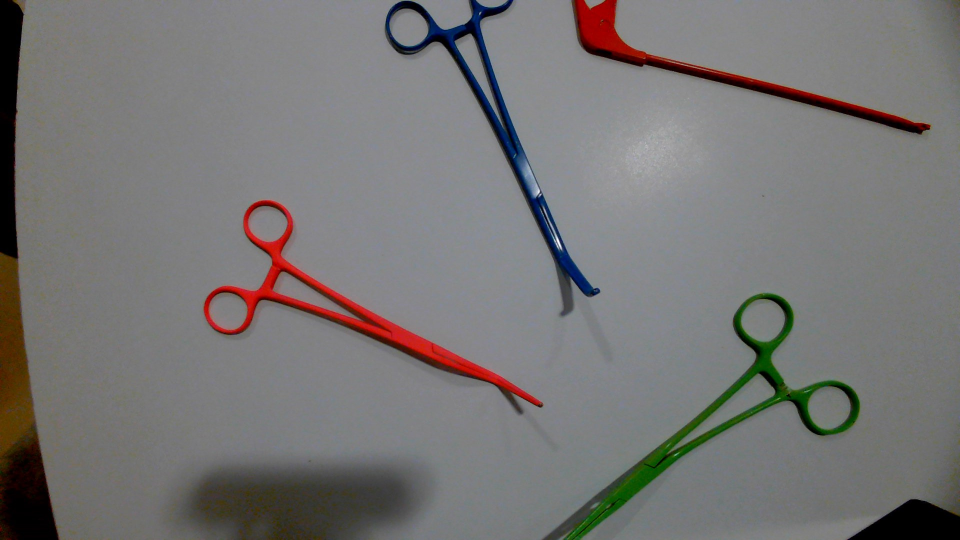
#> input picture Python/Robotica-Vision/Images/WIN_20240528_11_01_51_Pro.jpg, 1920 x 1080 px, given in place of the camera (shown at 1/2 size)
$ python main.py
#> lines starting #> are read from the running program, lines starting #| are printed output that depends on the picture; after the words box and inside, x2 and y2 are one past the last pixel; in counts of white or black regions, pixels touching at a corner belong together
### Python/Robotica-Vision/frame.py
import cv2 as cv
import numpy as np

from brick import Brick
from color import Color
from geometry_utils import GeometryUtils
from instrument import Instrument
from target import Target


class Frame:
    def __init__(self, img, width=0, height=0):
        self.img = img
        self.width = width
        self.height = height
        self.img = cv.resize(self.img, (width, height))
        self.gray_image = cv.cvtColor(self.img, cv.COLOR_BGR2GRAY)
        self.hsv_image = cv.cvtColor(self.img, cv.COLOR_BGR2HSV)
        self.contours, self.hierarchy = None, None
        self.instruments = []
        self.targets = []
        self.bricks = []

    def draw_contours(self):
        for contour in self.contours:
            cv.drawContours(self.img, [contour], -1, (0, 255, 0), 2)

    def find_instruments(self):
        contours = self.contours
        for index in range(len(contours)):
            contour = contours[index]
            area = cv.contourArea(contour)
            # area is calibrated based on the camera position and size of the instruments
            if 3000.0 < area < 4000:
                instrument = Instrument(contour, index, area)
                self.instruments.append(instrument)
                instrument.get_color(self.hsv_image)

    def find_children(self):
        for instrument in self.instruments:
            for j in range(len(self.hierarchy)):
                if self.hierarchy[j][3] == instrument.index and cv.contourArea(
                        self.contours[j]) > 1000:
                    child = self.contours[j]
                    instrument.add_child(child)

    # [6 lines left out: function draw_instruments, not called in this run]

    def print_instruments(self):
        for instrument in self.instruments:
            print(instrument.__str__())

    # [14 lines left out: functions find_targets, draw_targets, not called in this run]

    def print_targets(self):
        for target in self.targets:
            print(target.__str__())

    # [8 lines left out: function check_bull_color, not called in this run]

    def find_bricks(self):
        contours = self.contours
        for index in range(len(contours)):
            contour = contours[index]
            area = cv.contourArea(contour)
            if 300 < area < 500:
                approx = cv.approxPolyDP(contour, 0.04 * cv.arcLength(contour, True), True)
                if len(approx) == 4:
                    x, y, w, h = cv.boundingRect(contour)
                    ratio = float(w) / h
                    # Controleer of de verhouding dicht bij 1:1 ligt voor vierkanten en rechthoeken
                    if 1.5 > ratio > 1.2:
                        print(ratio)
                        brick = Brick(contour, index)
                        self.bricks.append(brick)
                        brick.get_color(self.hsv_image, self.gray_image)

    # [4 lines left out: function draw_bricks, not called in this run]

    def print_bricks(self):
        for brick in self.bricks:
            print(brick.__str__())

    def find_robot(self):
        self.find_bricks()
        for brick in self.bricks:
            cv.drawContours(self.img, [brick.body], -1, (0, 255, 0), 4)
        print(len(self.bricks))
        if len(self.bricks) == 1:
            return self.bricks[0].centroid
        else:
            amount_blue = []
            for brick in self.bricks:
                if brick.color == 'blue':
                    amount_blue.append(brick)
            if len(amount_blue) == 1:
                return amount_blue[0].centroid
        return self.width/2, self.height/2


    def show(self):
        cv.imshow('Result', self.img)

### Python/Robotica-Vision/instrument.py
import cv2 as cv
import numpy as np
from geometry_utils import GeometryUtils
from color_manager import ColorManager


def get_points(contour, centroid, type):
    hull = cv.convexHull(contour)

    extreme_left = tuple(hull[hull[:, :, 0].argmin()][0])
    extreme_right = tuple(hull[hull[:, :, 0].argmax()][0])
    extreme_top = tuple(hull[hull[:, :, 1].argmin()][0])
    extreme_bottom = tuple(hull[hull[:, :, 1].argmax()][0])

    points = np.array([extreme_left, extreme_right, extreme_top, extreme_bottom])

    distances_to_centroid = np.linalg.norm(points - centroid, axis=1)

    point_index = np.argmax(distances_to_centroid)
    point = points[point_index]

    remaining_points = np.delete(points, point_index, axis=0)

    handle1 = None
    handle2 = None

    if type == 'straight':
        direction = point - centroid
        perpendicular_direction = np.array([-direction[1], direction[0]])

        for pt in remaining_points:
            vector = pt - centroid
            dot_product_main = np.dot(vector, direction)
            dot_product_perp = np.dot(vector, perpendicular_direction)

            if dot_product_main > 0:
                if dot_product_perp > 0:
                    if handle1 is None or np.linalg.norm(pt - centroid) < np.linalg.norm(handle1 - centroid):
                        handle1 = pt
                else:
                    if handle2 is None or np.linalg.norm(pt - centroid) < np.linalg.norm(handle2 - centroid):
                        handle2 = pt
            else:
                if dot_product_perp > 0:
                    if handle1 is None or np.linalg.norm(pt - centroid) < np.linalg.norm(handle1 - centroid):
                        handle1 = pt
                else:
                    if handle2 is None or np.linalg.norm(pt - centroid) < np.linalg.norm(handle2 - centroid):
                        handle2 = pt
    elif type == 'crooked':
        # Define the line from point to centroid
        direction = point - centroid
        normal_direction = np.array([-direction[1], direction[0]])

        same_side_points = []

        for pt in remaining_points:
            vector = pt - centroid
            # Check if point is on the same side of the line
            dot_product = np.dot(vector, normal_direction)

            if dot_product > 0:
                same_side_points.append(pt)
            else:
                same_side_points.append(pt)

        # Ensure we have at least two points on the same side
        if len(same_side_points) >= 2:
            min_distance = float('inf')
            for i in range(len(same_side_points) - 1):
                for j in range(i + 1, len(same_side_points)):
                    dist = np.linalg.norm(same_side_points[i] - same_side_points[j])
                    if dist < min_distance:
                        min_distance = dist
                        handle1 = same_side_points[i]
                        handle2 = same_side_points[j]
        else:
            # This is a fallback in case our logic has an issue (shouldn't occur with proper input)
            if len(same_side_points) == 1:
                handle1 = same_side_points[0]

    categorized_points = {
        'handle1': handle1,
        'handle2': handle2,
        'point': point,
    }

    return categorized_points


def get_rotation(point, centroid):
    # Determine vector
    vector = point - centroid

    # Calculate orientation
    theta = np.arctan2(vector[1], vector[0])
    degrees = np.degrees(theta) + 90

    # Make sure angle is between 0 and 360
    if degrees < 0:
        degrees += 360

    return degrees


def get_instrument_type(body, centroid):
    distance = cv.pointPolygonTest(body, centroid, measureDist=False)
    if distance > 0:
        return 'straight'
    elif distance < 0:
        return 'crooked'
    else:
        return 'unknown'


class Instrument:
    def __init__(self, body, index, area):
        self.color = ""
        self.hsv = []
        self.body = body
        self.index = index
        self.area = area
        self.children = []
        self.centroid = GeometryUtils.calculate_centroid(body)
        self.type = get_instrument_type(body, self.centroid)
        self.points = get_points(body, self.centroid, self.type)
        self.rotation = get_rotation(self.points["point"], self.centroid)
        self.direction = 'Not found'

    def __str__(self):
        return "Instrument (" + str(self.index) + "): centroid:" + self.centroid.__str__() + ", color: " + self.color + ", rotation: "\
            + str(self.rotation) + ", area: " + str(self.area) + ", type: " + self.type +", direction: "+ self.direction +", hsv: "+ str(self.hsv) + "\n"

    def add_child(self, child):
        """Add a child contour to the instrument."""
        self.children.append(child)

    # [7 lines left out: function draw_points, not called in this run]

    def get_color(self, hsv_image):
        color_manager = ColorManager()
        mask = np.zeros(hsv_image.shape[:2], np.uint8)
        contours = [self.body] + self.children
        cv.drawContours(mask, contours, -1, 255, -1)
        mean = cv.mean(hsv_image, mask=mask)
        self.hsv = mean
        primary_colors = color_manager.primary_colors
        colors = color_manager.colors
        h = mean[0]
        s = mean[1]
        v = mean[2]
        for color_name in primary_colors:
            if color_name in colors:
                color = colors[color_name]
                if color.is_color(h, s, v):
                    self.color = color_name
                    break
        if self.color == "":
            self.color = 'silver'

### Python/Robotica-Vision/color.py
import cv2 as cv


class Color:
    def __init__(self, name, lower_bound, upper_bound):
        self.name = name
        self.lower_bound = lower_bound
        self.upper_bound = upper_bound

    def get_mask(self, hsv_frame):
        return cv.inRange(hsv_frame, self.lower_bound, self.upper_bound)

    def is_color(self, h, s, v):
        upper = self.upper_bound
        lower = self.lower_bound
        return lower[0] < h < upper[0] and lower[1] < s < upper[1] and lower[2] < v < upper[2]

### Python/Robotica-Vision/color_manager.py
from color import Color


class ColorManager:
    def __init__(self):
        self.colors = {
            "red": Color("red", [0, 50, 0], [39, 256, 256]),
            "green": Color("green", [40, 30, 0], [70, 256, 256]),
            "blue": Color("blue", [80, 30, 50], [140, 256, 256]),
            "pink": Color("pink", [150, 0, 0], [180, 256, 256]),
        }
        self.primary_colors = ['red', 'green', 'blue', 'pink', 'silver']

    def get_primary_colors(self):
        return self.primary_colors

    def get_colors(self):
        return self.colors

### Python/Robotica-Vision/geometry_utils.py
import numpy as np
import cv2 as cv
import math


class GeometryUtils:
    # [31 lines left out: functions predict_future_positions, is_ellipse, not called in this run]

    @staticmethod
    def calculate_distance(centroid1, centroid2):
        return math.sqrt((centroid1[0] - centroid2[0]) ** 2 + (centroid1[1] - centroid2[1]) ** 2)

    @staticmethod
    def find_closest_object(point, objects):
        min_distance = float('inf')
        closest_obj = None
        for other_obj in objects:
            distance = GeometryUtils.calculate_distance(point, other_obj.centroid)
            if distance < min_distance:
                min_distance = distance
                closest_obj = other_obj
        return closest_obj, min_distance

    @staticmethod
    def calculate_centroid(body):
        """Calculate the centroid of a contour body."""
        M = cv.moments(body)
        if M["m00"] != 0:
            return int(M["m10"] / M["m00"]), int(M["m01"] / M["m00"])
        else:
            return 0, 0

    # [16 lines left out: functions determine_direction, get_direction_and_speed, not called in this run]

### Python/Robotica-Vision/brick.py
import cv2 as cv
import numpy as np
from color_manager import ColorManager
from geometry_utils import GeometryUtils


class Brick:
    def __init__(self, body, index):
        self.color = ""
        self.hsv = []
        self.index = index
        self.body = body
        self.centroid = GeometryUtils.calculate_centroid(body)
        self.direction = 'Not found'

    # [4 lines left out: function __str__, not called in this run]

    def get_color(self, hsv_image, gray_image):
        color_manager = ColorManager()
        mask = np.zeros(gray_image.shape, dtype=np.uint8)
        cv.circle(mask, self.centroid, 4, (255, 255, 255), -1)
        mean = cv.mean(hsv_image, mask=mask)
        mask2 = np.zeros(gray_image.shape, dtype=np.uint8)
        cv.drawContours(mask2, [self.body], -1, (255, 255, 255), -1)
        mean2 = cv.mean(hsv_image, mask=mask)
        h = mean[0]
        s = mean[1]
        v = mean[2]
        self.hsv = mean2
        primary_colors = color_manager.primary_colors
        colors = color_manager.colors
        for color_name in primary_colors:
            if color_name in colors:
                color = colors[color_name]
                if color.is_color(h, s, v):
                    self.color = color_name
                    break
        if self.color == "":
            self.color = 'silver'

### Python/Robotica-Vision/robot.py
import cv2 as cv
import numpy as np
from geometry_utils import GeometryUtils
from color_manager import ColorManager


class Robot:
    def __init__(self):
        self.mode = 'instruments'
        self.location = (0, 0)

    def get_mode(self):
        # use http post request to get mode
        return self.mode

### Python/Robotica-Vision/main.py
import cv2 as cv

from frame import Frame
from geometry_utils import GeometryUtils
from robot import Robot

def main():
    vid = cv.VideoCapture(0, cv.CAP_DSHOW)
    previous_objects = []
    direction = 'Stationary'
    robot = Robot()

    while True:
        mode = robot.get_mode()
        ret, img = vid.read()
#> img is the input picture: shape (1080, 1920, 3); mean B, G, R 116.2, 116.8, 118.5
        time = 1
        img = cv.imread('Images/webcam.png')
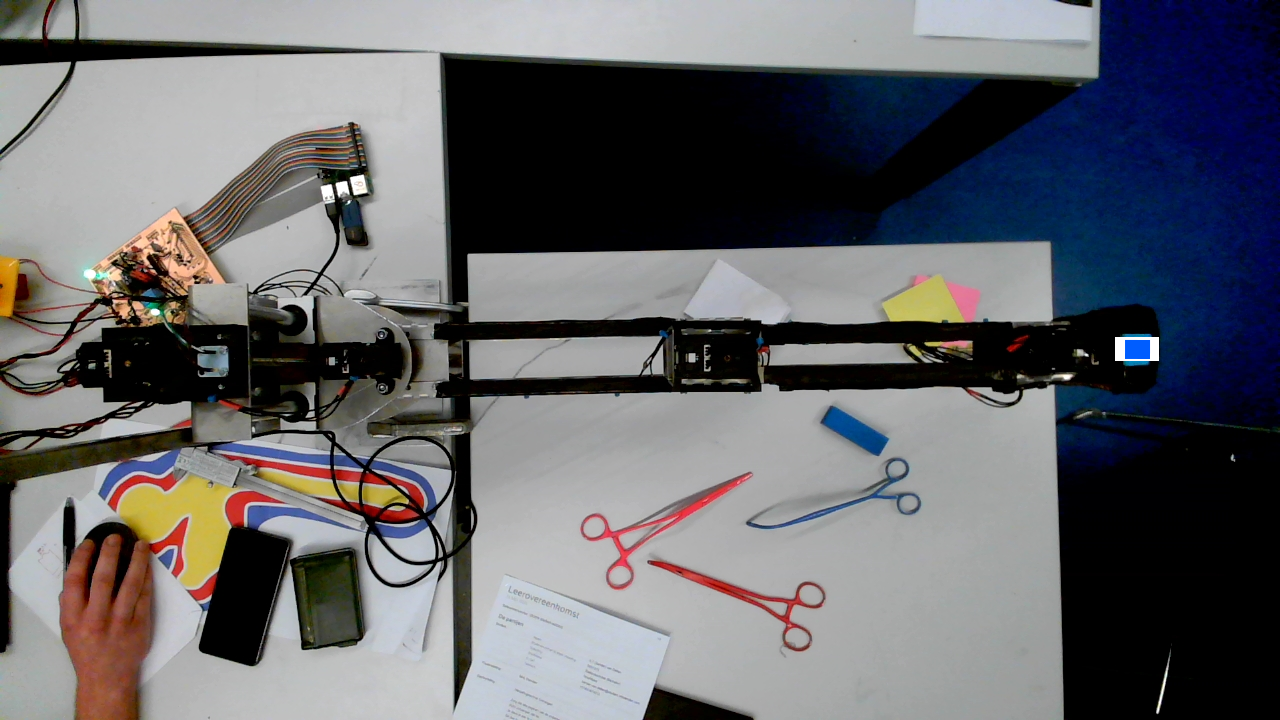
#> input picture Python/Robotica-Vision/Images/webcam.png, 1280 x 720 px
#> img is the input picture: shape (720, 1280, 3); mean B, G, R 106, 101.7, 101.6
        if ret:
            frame = Frame(img, 1280, 720)
            if mode == 'instruments':
                gray_blurred = cv.GaussianBlur(frame.gray_image, (5, 5), 0)
                _, thresh = cv.threshold(gray_blurred, 127, 255, cv.THRESH_BINARY)
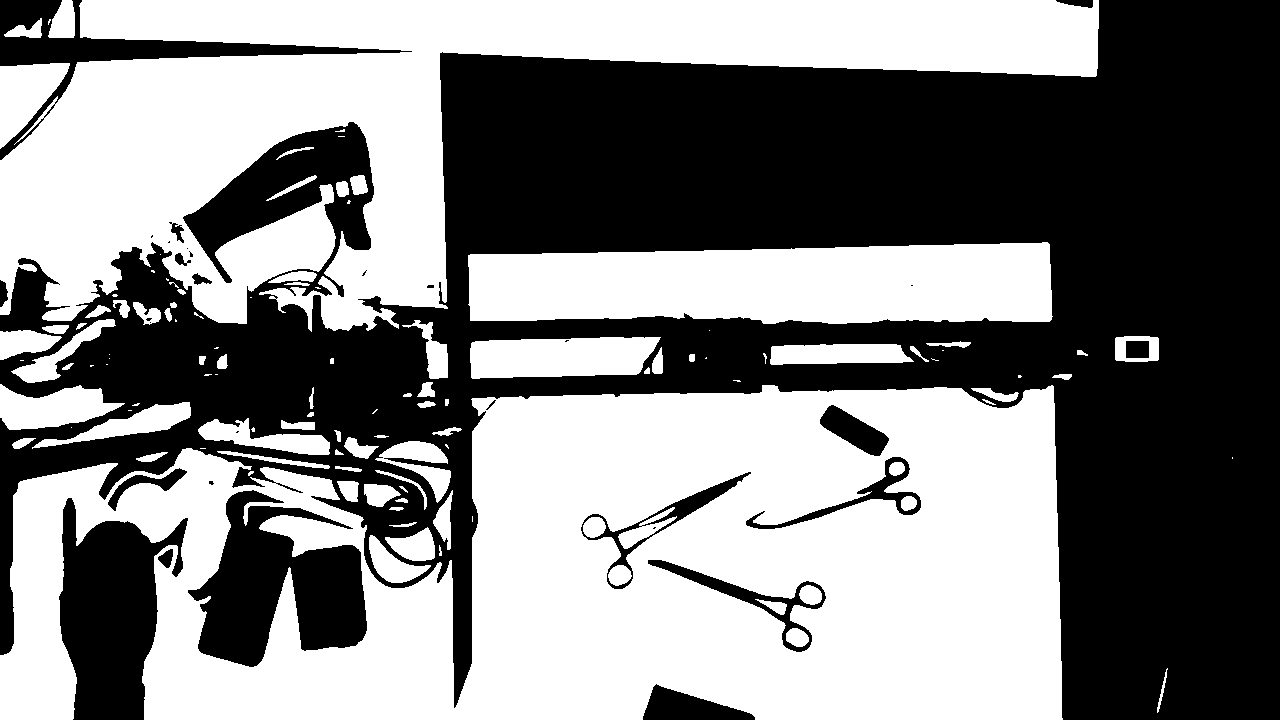
#> thresh: shape (720, 1280); 51.2% white; 31 black regions (12 under 20 px)
                frame.contours, hierarchy = cv.findContours(thresh, cv.RETR_TREE, cv.CHAIN_APPROX_SIMPLE)
#> frame.contours = 149 contours, 62 with area under 20; largest, box (x1, y1, x2, y2) and area: (0, 385, 1063, 720) 270004, (0, 0, 1099, 332) 144305, (468, 242, 1053, 324) 40938, (187, 489, 368, 668) 18285, (470, 337, 661, 379) 6533
                if len(frame.contours) > 0 and hierarchy is not None:
                    frame.hierarchy = hierarchy[0]
#> frame.hierarchy = 149 rows, first 6: [1, -1, -1, -1], [2, 0, -1, -1], [3, 1, -1, -1], [4, 2, -1, -1], [5, 3, -1, -1], [6, 4, -1, -1]
                    frame.find_instruments()
#> in find_instruments, `contours = self.contours`: contours has the same summary as frame.contours in main
#> the loop in find_instruments, `for index in range(len(contours)):` made 149 passes
#> area on passes 1, 3, 4, 5: 62, 1184.5, 982.5, 35
#> after the loop in find_instruments, `for index in range(len(contours)):`: self.instruments = 4 items
                    frame.find_children()
#> the loop in find_children, `for instrument in self.instruments:` made 4 passes
                    robot.location = frame.find_robot()
#> in find_bricks, `contours = self.contours`: contours has the same summary as frame.contours in main
#> the loop in find_bricks, `for index in range(len(contours)):` made 149 passes
#> (area, approx, x, y, w, ratio) on passes 12, 95: (305, [[337, 481], [345, 498], [357, 501], [358, 483]], 337, 481, 22, 1.05), (430, [[1125, 341], [1148, 340], [1149, 357], [1126, 358]], 1125, 340, 25, 1.32)
#> (printed output is left out)
#> after the loop in find_bricks, `for index in range(len(contours)):`: self.bricks = 1 item
#> the loop in find_robot, `for brick in self.bricks:` made 1 pass
#> after the loop in find_robot, `for brick in self.bricks:`:
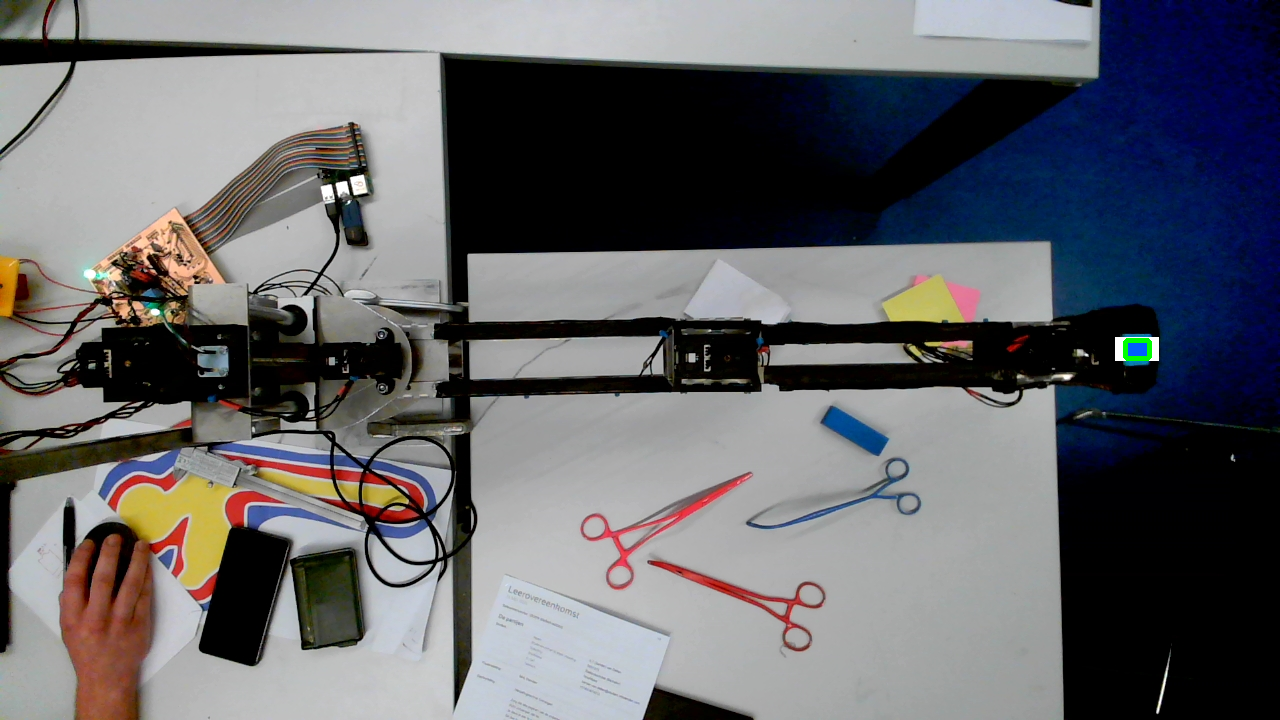
#> self.img: shape (720, 1280, 3); 0.04% of pixels changed, all inside (x1, y1, x2, y2) = (1123, 338, 1152, 361)
#| 1
#> robot.location = (1137, 349)
                    print(robot.location)
#| (1137, 349)
                    if len(frame.instruments) > 0:
                        target, length = GeometryUtils.find_closest_object(robot.location, frame.instruments)
#> the loop in find_closest_object, `for other_obj in objects:` made 4 passes
#> (distance, min_distance) on pass 1: (451.8, 451.8)
#> after the loop in find_closest_object, `for other_obj in objects:`: min_distance = 451.8
#> length = 451.8
                        if previous_objects:
                            direction, speed = GeometryUtils.get_direction_and_speed(target, previous_objects, time)
                            #time_to_get_to_location = length/speed
                        previous_objects = frame.instruments
#> previous_objects = 4 items
            elif mode == 'targets':
                gray_blurred = cv.GaussianBlur(frame.gray_image, (9, 9), 2)
                _, thresh = cv.threshold(gray_blurred, 127, 255, cv.THRESH_BINARY_INV)
                frame.contours, hierarchy = cv.findContours(thresh, cv.RETR_TREE, cv.CHAIN_APPROX_SIMPLE)
                if len(frame.contours) > 0 and hierarchy is not None:
                    frame.hierarchy = hierarchy[0]
                    frame.find_targets()
                    frame.draw_targets()
                    frame.print_targets()
            elif mode == 'bricks':
                # gray_blurred = cv.GaussianBlur(frame.gray_image, (5, 5), 0)
                _, thresh = cv.threshold(frame.gray_image, 127, 255, cv.THRESH_BINARY)
                frame.contours, hierarchy = cv.findContours(thresh, cv.RETR_TREE, cv.CHAIN_APPROX_SIMPLE)
                if len(frame.contours) > 0 and hierarchy is not None:
                    frame.hierarchy = hierarchy[0]
                    frame.find_bricks()
                    if previous_objects:
                        frame.compare_instruments(previous_objects, 'brick')
                    previous_objects = frame.bricks
                    frame.draw_bricks()
                    frame.print_bricks()

            frame.show()

        if cv.waitKey(1) & 0xFF == ord('q'):
#> (key q is pressed here)
            break

    # After the loop release the cap object
    vid.release()
    # Destroy all the windows
    cv.destroyAllWindows()


if __name__ == '__main__':
    main()
